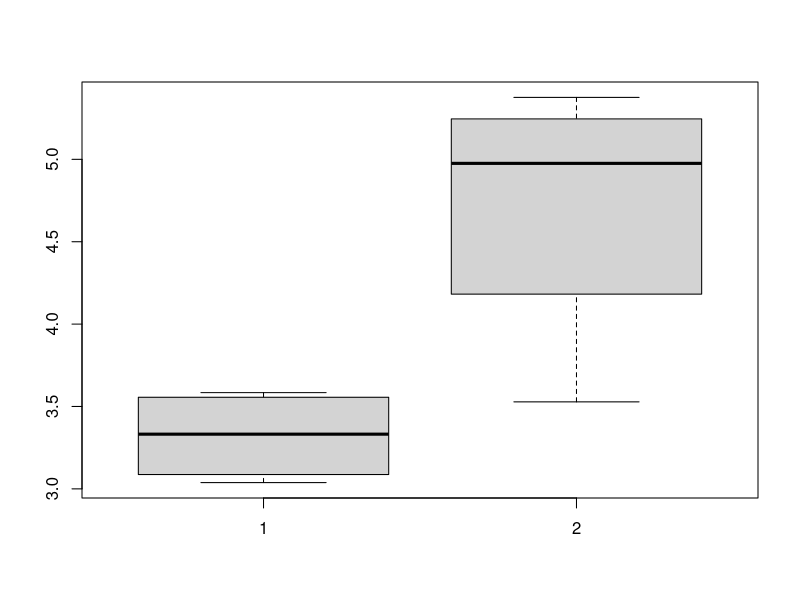

Write R code to recreate this figure.
###### Loading data
subject<-1:4
before<-c(3.038,3.136,3.584,3.528)
after<-c(5.115,5.376,4.836,3.528)

###### Formatting data
data<-as.data.frame(cbind(subject,before,after))

boxplot(data$before,data$after)

## H0 = mean difference before and after grafting is 0
t.test(data$before,data$after,mu=0,alt="two.sided",paired=T,conf.level=0.95)
